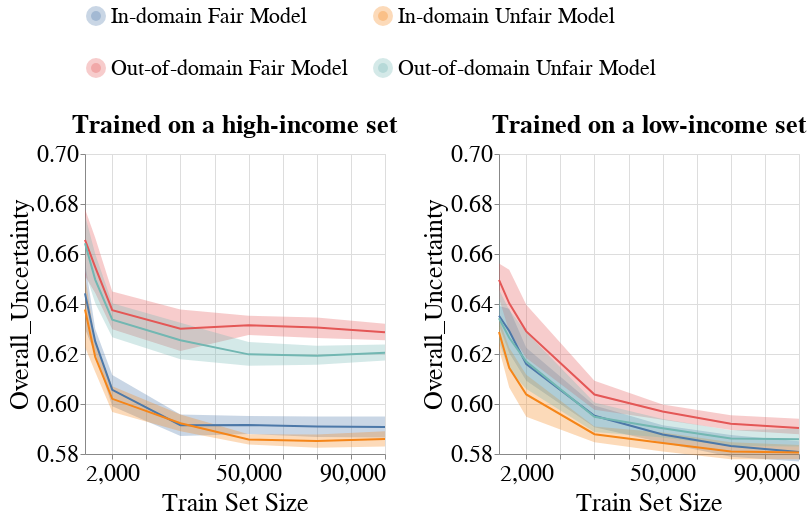

Here is the notebook cell this chart was saved with:
### Code cell
create_group_metric_line_bands_per_dataset_plot(metrics_per_exp_dct=metrics_per_exp_dct,
                                                experiment_names=EXPERIMENT_NAMES,
                                                model_name=MODEL_NAMES[0],
                                                metric_type='subgroup',
                                                metric_name='Overall_Uncertainty',
                                                group_name='overall',
                                                ylim=[0.58, 0.70],
                                                with_band=True)

### Figure 1 — Vega-Lite specification as saved in the notebook (floating-point values rounded to 4 significant figures; data arrays with more than 128 entries replaced by an {"elided": "..."} marker saying what was removed)
{"config": {"view": {"continuousWidth": 400, "continuousHeight": 300}, "axis": {"labelFontSize": 24, "labelFontWeight": "normal", "titleFontSize": 26, "titleFontWeight": "normal"}, "legend": {"columns": 2, "direction": "horizontal", "labelFontSize": 22, "labelLimit": 400, "orient": "top", "symbolStrokeWidth": 10, "titleAnchor": "middle", "titleFontSize": 24, "titleLimit": 300}, "title": {"fontSize": 22}}, "vconcat": [{"hconcat": [{"layer": [{"mark": {"type": "errorband", "extent": "ci"}, "encoding": {"color": {"field": "Extended_Model_Name", "type": "nominal"}, "x": {"axis": {"labelExpr": "(datum.value == 5000) || (datum.value == 10000) ? '2,000' : datum.label"}, "field": "Train_Set_Size", "scale": {"nice": false}, "title": "Train Set Size", "type": "quantitative"}, "y": {"field": "Metric_Value", "scale": {"domain": [0.58, 0.7], "zero": false}, "title": "Overall_Uncertainty", "type": "quantitative"}}}, {"mark": "line", "encoding": {"color": {"field": "Extended_Model_Name", "title": null, "type": "nominal"}, "x": {"axis": {"labelExpr": "(datum.value == 5000) || (datum.value == 10000) ? '2,000' : datum.label"}, "field": "Train_Set_Size", "scale": {"nice": false}, "title": "Train Set Size", "type": "quantitative"}, "y": {"aggregate": "mean", "field": "Metric_Value", "scale": {"domain": [0.58, 0.7], "zero": false}, "title": "Overall_Uncertainty", "type": "quantitative"}}}], "height": 300, "title": {"text": "Trained on a high-income set", "fontSize": 26}, "width": 300}, {"layer": [{"mark": {"type": "errorband", "extent": "ci"}, "encoding": {"color": {"field": "Extended_Model_Name", "type": "nominal"}, "x": {"axis": {"labelExpr": "(datum.value == 5000) || (datum.value == 10000) ? '2,000' : datum.label"}, "field": "Train_Set_Size", "scale": {"nice": false}, "title": "Train Set Size", "type": "quantitative"}, "y": {"field": "Metric_Value", "scale": {"domain": [0.58, 0.7], "zero": false}, "title": "Overall_Uncertainty", "type": "quantitative"}}}, {"mark": "line", "encoding": {"color": {"field": "Extended_Model_Name", "title": null, "type": "nominal"}, "x": {"axis": {"labelExpr": "(datum.value == 5000) || (datum.value == 10000) ? '2,000' : datum.label"}, "field": "Train_Set_Size", "scale": {"nice": false}, "title": "Train Set Size", "type": "quantitative"}, "y": {"aggregate": "mean", "field": "Metric_Value", "scale": {"domain": [0.58, 0.7], "zero": false}, "title": "Overall_Uncertainty", "type": "quantitative"}}}], "data": {"name": "data-356780f03af263a36ba62a02381c1c77"}, "height": 300, "title": {"text": "Trained on a low-income set", "fontSize": 26}, "width": 300}]}], "data": {"name": "data-31e3f8e435da1cbe00545c41669cdce4"}, "$schema": "https://vega.github.io/schema/vega-lite/v4.17.0.json", "datasets": {"data-31e3f8e435da1cbe00545c41669cdce4": {"elided": "168 records"}, "data-356780f03af263a36ba62a02381c1c77": {"elided": "168 records"}}}
